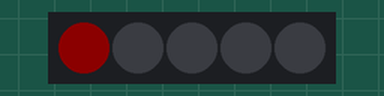
Simulated run of this program. Board: Raspberry Pi Pico running MicroPython. Parts: 5 RGB LEDs in strip order, left to right. Dim RGB values are drawn brighter than linear. At 10.0 s the program stops and its outputs stay as they are.

Above: at 0.6 s.
At 1.1 s:
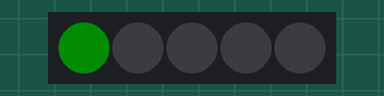
At 2.6 s:
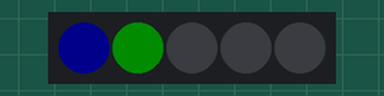
At 5.1 s:
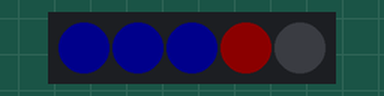
At 7.1 s:
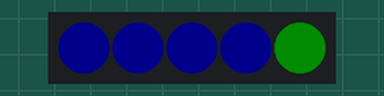
At 9.6 s:
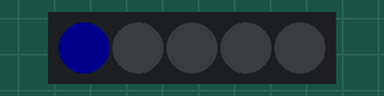
Timing chart, 0 to 11.5 s (numbered marks = the images above):
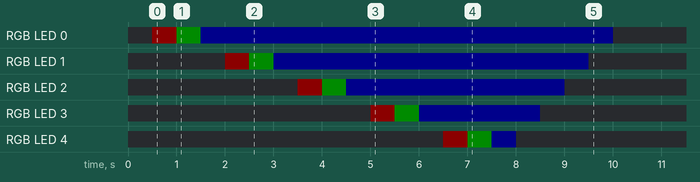

Measured:
- by itself, RGB LED 0: off → RGB(12, 0, 0) at 0.50 s, → RGB(0, 12, 0) 0.50 s later, → RGB(0, 0, 12) 0.50 s later, → off 8.5 s later
- by itself, RGB LED 1: off → RGB(12, 0, 0) at 2.0 s, → RGB(0, 12, 0) 0.50 s later, → RGB(0, 0, 12) 0.50 s later, → off 6.5 s later
- by itself, RGB LED 2: off → RGB(12, 0, 0) at 3.5 s, → RGB(0, 12, 0) 0.50 s later, → RGB(0, 0, 12) 0.50 s later, → off 4.5 s later
- by itself, RGB LED 3: off → RGB(12, 0, 0) at 5.0 s, → RGB(0, 12, 0) 0.50 s later, → RGB(0, 0, 12) 0.50 s later, → off 2.5 s later
- by itself, RGB LED 4: off → RGB(12, 0, 0) at 6.5 s, → RGB(0, 12, 0) 0.50 s later, → RGB(0, 0, 12) 0.50 s later, → off 0.50 s later
- what the display in image 0 shows lasts 0.5 s, from 0.5 s to 1.0 s

The program:

neo_pixel_one.py
```python
import neopixel
import time
from machine import Pin

p = Pin(0,Pin.OUT)
n = neopixel.NeoPixel(p, 5)

for i in range(5):
    n[i] = (12, 0, 0)
    time.sleep(.5)
    n.write()

    n[i] = (0,12,0)
    time.sleep(.5)
    n.write()

    n[i] = (0,0,12)
    time.sleep(.5)
    n.write()


for i in range(4,-1,-1):
    n[i] = (0,0,0)
    time.sleep(.5)
    n.write()
```
